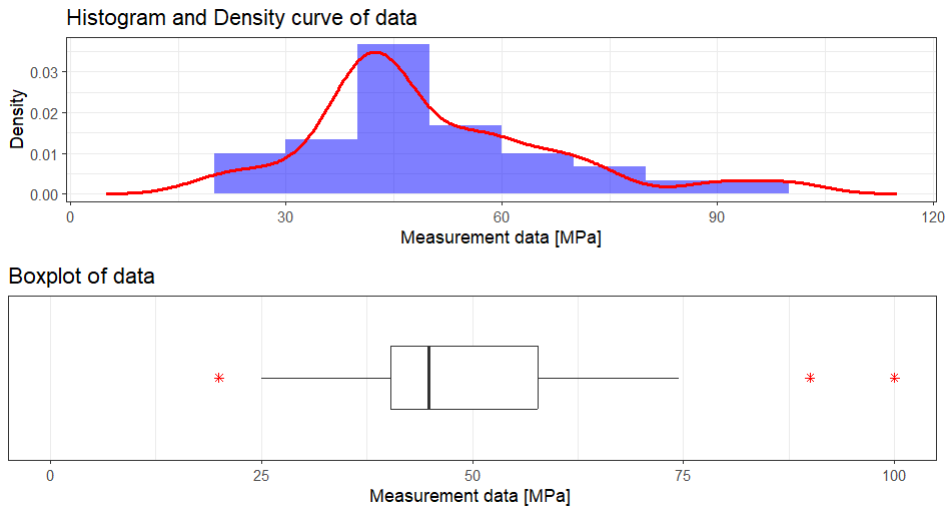

Source code (R):
data = c (20.0, 25.0, 30.0, 37.0, 37.5, 38.1, 40.0, 40.2, 40.8, 41.0, 
          42.0, 43.1, 43.9, 44.1, 44.6, 45.0, 46.1, 47.0, 50.2, 55.0, 
          56.0, 57.0, 58.0, 62.0, 64.3, 68.8, 70.1, 74.5, 90.0, 100.0)

library(ggplot2)
#install.packages("moments")
library(moments)
library(gridExtra)


df <- data.frame(data)
density <- density(data, width = 20)
data.density <- data.frame(x = density$x, y = density$y)

hisp <- hist(data, breaks = 6, plot = FALSE)

p1 <- ggplot(data = df, aes(data,..density..)) +
  geom_histogram(fill = "blue", alpha = 0.5, breaks = hisp$breaks) +
  geom_line(data = data.density, aes(x,y), color = "red", size = 1) +
  labs(title = "Histogram and Density curve of data", x = "Measurement data [MPa]", y = "Density") +
  theme_bw()




p2 <- ggplot(data = df, aes(data)) +
  geom_boxplot(outlier.color = "red", outlier.shape = 8, outlier.size = 1.5, coef = 1.0) +
  coord_cartesian(xlim = c(0, 100)) +
  scale_y_discrete() +
  labs(title = "Boxplot of data", x = "Measurement data [MPa] ") +
  theme_bw()


skewness(data)
kurtosis(data)

grid.arrange(p1,p2,nrow = 2)



  
